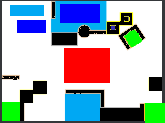
#> input picture Basic Concept Zoning World Prelim 2 2019/Test Scripts/Test1.png, 165 x 123 px
$ python ConvertToBitmap.py Test1.png   (older library calls are emulated)
#> lines starting #> are read from the running program, lines starting #| are printed output that depends on the picture
### 4_Advanced Strategies/4_A Star Path Finding/Test Scripts/Python_Libraries/ImageCalculation.py
from PIL import Image

def resizeImage(img, x=0, y=0):
    if x == 0 and y == 0:
        return None
    elif x == 0:
        hpercent = (y/float(img.size[1]))
        x = int((float(img.size[0])*float(hpercent)))
    elif y == 0:
        wpercent = (x/float(img.size[0]))
        y = int((float(img.size[1])*float(wpercent)))
    return img.resize((x,y), Image.ANTIALIAS)

#Unexplored
#Deposit
#Red
#Blue
#Black
#Wall
# Border
colourData = [(-1,(0,100,0)),\
              (1, (0,255,0)),\
              (2, (255,0,0)),\
              (3, (0,0,255)),\
              (4, (0,168,243)),\
              (5, (0,0,0)),\
              (6, (100,0,0)),\
              (9,(0,0,100))]

border = 6
borderColour = (100,0,0)
wall = 5
wallColour = (0,0,0)
def addBorder(size,pixels,data,x,y, colorval, borderval, margin):
    #generate Margin around area to prevent collision with walls and stuff
    for m in range(1,margin):
        for n in range(1, margin):
            if x+m < size[0]:
                if y+n < size[1]:
                    if pixels[x+m,y+n] != colorval and  data[x+m][y+n]!=wall:  data[x+m][y+n] = borderval
                if y-n > 0:
                    if pixels[x+m,y-n] != colorval and data[x+m][y-n]!=wall:  data[x+m][y-n] = borderval
            if x+m > 0:
                if y+n < size[1]:
                    if pixels[x-m,y+n] != colorval and data[x-m][y+n]!=wall:  data[x-m][y+n] = borderval
                if y-n > 0:
                    if pixels[x-m,y-n] != colorval and data[x-m][y-n]!=wall:  data[x-m][y-n] = borderval

def addPerimeter(data, borderval, border):
    for x in range(len(data)):
        for y in range(border):
            if data[x][y] != wall:
                data[x][y] = borderval
            if data[x][-y-1] != wall:
                data[x][-y-1] = borderval
    for y in range(len(data[0])):
        for x in range(border):
            if data[x][y] != wall:
                data[x][y] = borderval
            if data[-x-1][y] != wall:
                data[-x-1][y] = borderval


def mapData(size, pixels, leeway=9,perimeter=10):
    data = [[0 for y in range(size[1])] for x in range(size[0])] #Walkable
    #For a path
    for x in range(size[0]):
        for y in range(size[1]):
            '''
            (1,76,241) #Blue
            (227, 20, 27) #Orange
            (166,166,166) #Gray Slow Areas
            if pixels[x,y] == (0,100,0):
                data[x][y] = -1 #Unexplored
            if pixels[x,y] == (0,168,243): #Light Blue #Black Zone
                data[x][y] = 4
            if pixels[x,y] == (0,0,255): #Blue Zone
                data[x][y] = 3
            if pixels[x,y] == (255,0,0): #Red Zone
                data[x][y] = 2
            if pixels[x,y] == (0,255,0): #Deposit Zone
                data[x][y] = 1
            '''
            currentcolour = pixels[x,y]
            if len(currentcolour)==4:
                currentcolour=(currentcolour[0],currentcolour[1],currentcolour[2])
            for val, colour in colourData:
                if currentcolour == colour and (data[x][y] != border and data[x][y] != wall):
                    data[x][y] = val

            if currentcolour == borderColour: #slow
                data[x][y] = 9
                addBorder(size,pixels,data,x,y,borderColour,border,leeway)
            if currentcolour == wallColour: #Border
                data[x][y] = 5
                addBorder(size,pixels,data,x,y,wallColour,border,leeway)
        addPerimeter(data, border, perimeter)
    return data

def switchYValues(data):
    newData = []
    for x in range(len(data)):
        yval = [0 for i in range(len(data[0]))]
        for y in range(len(data[0])):
            yval[y] = data[x][-y-1]
        newData.append(yval)
    return newData

def convertBack(data):
    img = Image.new('RGB', (len(data), len(data[0])), (255,255,255))
    pixels = img.load()
    for i in range(len(data)):
        for j in range(len(data[i])):
            for val, colour in colourData:
                if data[i][-j-1] == val:
                    pixels[i,j] = colour
    return img, pixels

### Basic Concept Zoning World Prelim 2 2019/Test Scripts/ConvertToBitmap.py

from PIL import Image

import sys
sys.path.append('./Python_Libraries/')
from ImageCalculation import *

def main(args):
    im = Image.open(input('Enter image file: '))
#> the answer given: Test1.png
#> im is the input picture: PIL image 165x123 RGBA; mean R, G, B, A 162.9, 171.6, 179.8, 255
    im = resizeImage(im, 360)
#> in resizeImage, `return img.resize((x,y), Image.ANTIALIAS)`:
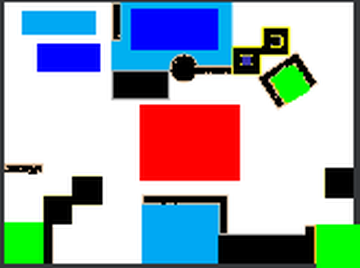
#> returned value: PIL image 360x268 RGBA; mean R, G, B, A 163.1, 171.7, 179.9, 255
    im.show()
    #pix_val = list(im.getdata())
    pixels = im.load()
    print(im.size) #should be 360 by 270
#| (360, 268)
    #print(mapData(im.size, pix_val))
    #print(pix_val)
    print('Generation')
    data = switchYValues(mapData(im.size, pixels))
#> after the loop in switchYValues, `for x in range(len(data)):`: newData = 360 items
#> data = 360 items
    print('Showing Image')
    img, pixels = convertBack(switchYValues(mapData(im.size, pixels)))
#> in convertBack, `img = Image.new('RGB', (len(data), len(data[0])), (255,255,255))`: img: PIL image 360x268 RGB; every value is 255
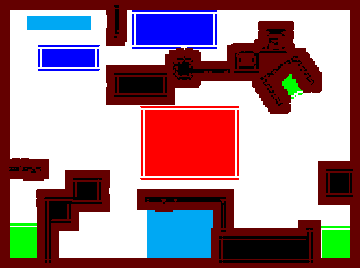
#> img: PIL image 360x268 RGB; mean R, G, B 165.7, 131.6, 140.2
    img.show()
    img.save( 'preprocessed.png', 'PNG' )
    #with open("./bitmappingTest.txt","w+") as file:
    #    file.write(str(switchYValues(mapData(im.size, pixels))))#pix_val)))
    print('To hpp file')
    with open("../World2/w2map.hpp","w+") as file:
        file.write(f"const int width = {im.size[0]},height = {im.size[1]};")
        file.write(f"int layout[width][height] = {str(data).replace('[','{').replace(']','}')};")#pix_val)))
        #str(pix_val))
    print('To py file')
    with open("./Python_Libraries/PreprocessedMap.py","w+") as file:
            file.write(f"data = {str(data)};")#pix_val)))
    return 0

if __name__ == '__main__':
    import sys
    sys.exit(main(sys.argv))
#> (the program exits here)
